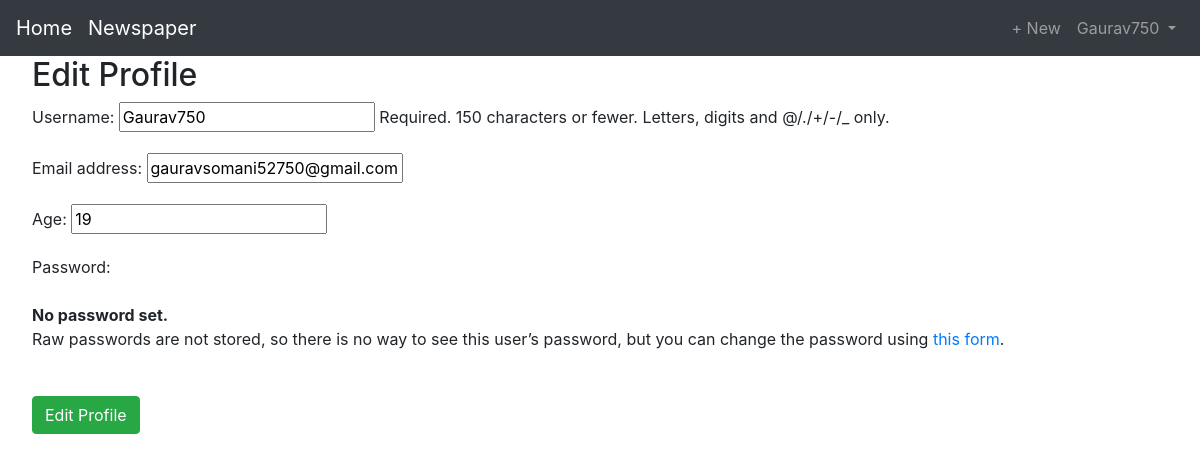
/accounts/edit_profile/1/ (signed in), run on the app's committed database.
### accounts/models.py (models this page shows)
class CustomUser(AbstractUser):
    age = models.PositiveIntegerField(null=True, blank=True)

### accounts/views.py (the view)
# urls.py: path('edit_profile/<int:pk>/', UpdateUserView.as_view(), name='edit_profile'),
class UpdateUserView(UpdateView):
    model = CustomUser
    form_class = CustomUserChangeForm
    template_name = 'registration/edit_profile.html'
    success_url = reverse_lazy('home')

### accounts/forms.py
class CustomUserChangeForm(UserChangeForm):
    class Meta:
        model = CustomUser
        fields = ('username', 'email', 'age',)

### templates/registration/edit_profile.html
{% extends 'base.html' %} {% block content %}
<h2>Edit Profile</h2>
<form action="" method="post">
  {% csrf_token %} {{form.as_p}}
  <br />
  <button style="margin-top: 5px" class="btn btn-success" type="submit">
    Edit Profile
  </button>
</form>
{% endblock content %}

### templates/base.html (shortened to what this page needs)
<!DOCTYPE html>
<html lang="en">
  <head>
    <link
      rel="stylesheet"
      href="https://cdn.jsdelivr.net/npm/bootstrap@4.5.3/dist/css/bootstrap.min.css"
    />
  </head>
  <body>
    <nav class="navbar navbar-expand-lg navbar-dark bg-dark">
      <a class="navbar-brand" href="{% url 'home' %}">Home</a>
      <a class="navbar-brand" href="{% url 'article_list' %}">Newspaper</a>
      <div class="collapse navbar-collapse" id="navbarSupportedContent">
        {% if user.is_authenticated %}
        <ul class="navbar-nav ml-auto">
          <li class="nav-item">
            <a class="nav-link" href="{% url 'article_new' %}">+ New </a>
          </li>
          <li class="nav-item">
            <a
              class="nav-link dropdown-toggle"
              href="#"
              id="navbarDropdown"
              role="button"
              data-toggle="dropdown"
              aria-haspopup="true"
              aria-expanded="false"
            >
              {{ user.username }}
            </a>
          </li>
        </ul>
        {% endif %}
      </div>
    </nav>
    <main>
      <div style="margin: 0 2rem">
        {% block content %}{% endblock content %}
      </div>
    </main>
  </body>
</html>

### data on the page
CustomUser: username "Gaurav750", email "gauravsomani52750@gmail.com", age "19"
